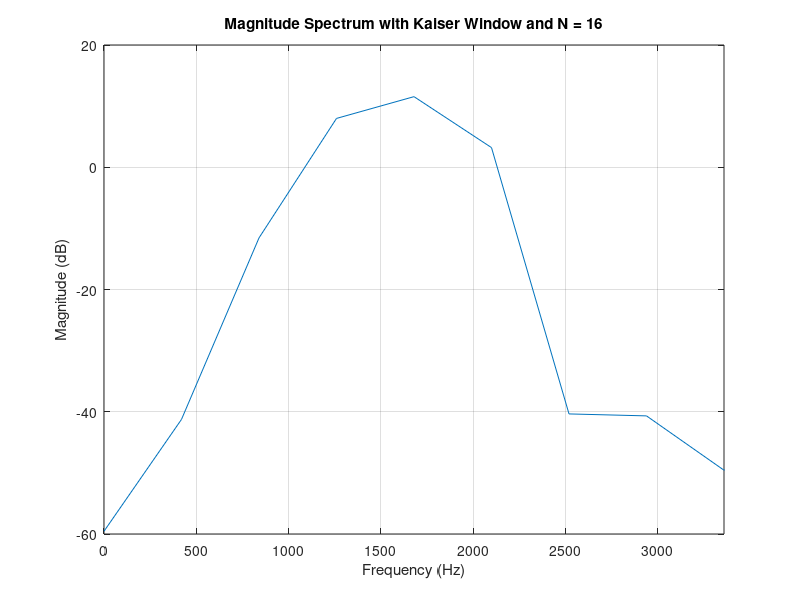
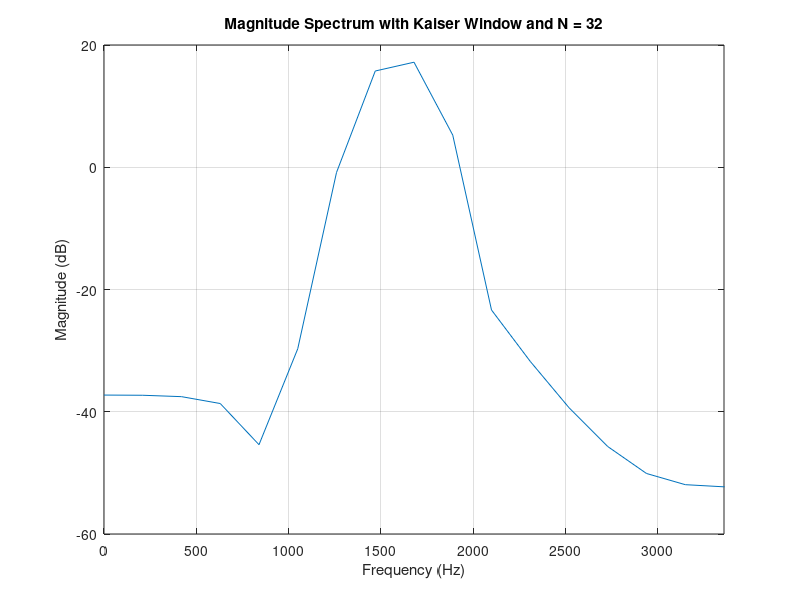
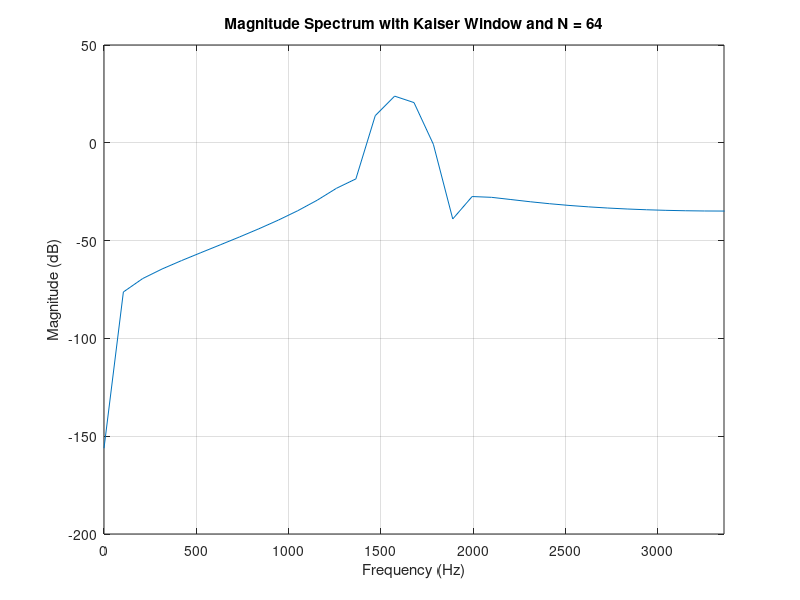
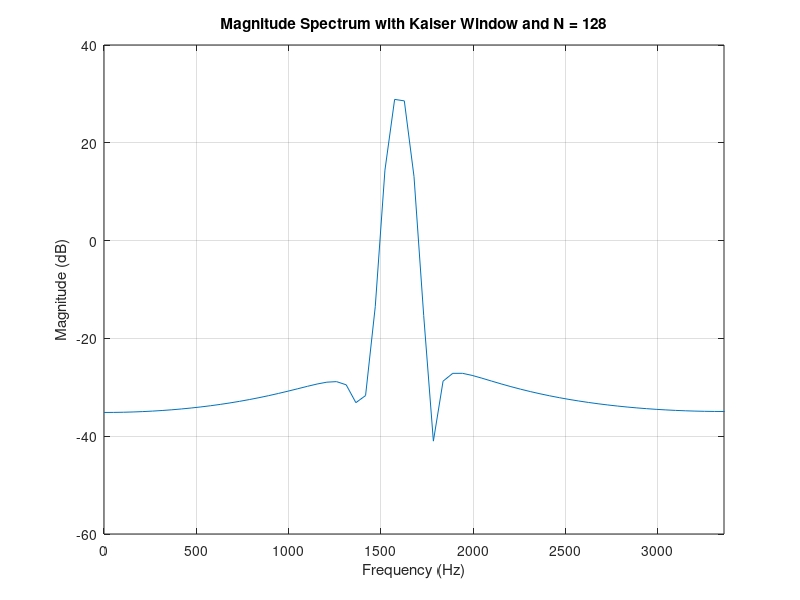

Recreate these plots in MATLAB, in order.
clc;
clear;
close all;

% Note that this script has the capacity to run for rect, hann and kaiser
% window. Just look for the comment CHANGE HERE and change accordingly.

% Define the different values of N
N_values = [16, 32, 64, 128, 256];

name_window = 'Kaiser Window'; % CHANGE HERE!!!
for N = N_values  
    % Parameters
    % N = 16; % Number of points in the window

    fs = 6720; % Sampling frequency in Hz
    beta = 5.65; % % beta parameter for the Kaiser window
    
    % CHANGE HERE!!!
    A0 = 0.001; % Amplitude of the first sinusoid
    A1 = 1; % Amplitude of the second sinusoid (equal to A0)
    
    delta_f_hann = 4 / N; % Frequency difference in Hz
    delta_f_rect = 2 / N;
    delta_f_kaiser = (60 - 7.95) / (14.36 * N);
    
    delta_f = delta_f_kaiser; % CHANGE HERE!!!

    disp(['Minimum frequency difference for N = ', num2str(N), ' (A0, A1 = ', num2str(A0), ', ', num2str(A1), ') with ', name_window, ' is ', num2str(delta_f), ' Hz']);
    
    % Frequencies
    f1 = 1600; % Frequency of the first sinusoid in Hz
    f0 = f1 + delta_f; % Frequency of the second sinusoid in Hz, ensuring |f0 - f1| = 2/N
    
    % Time vector
    t = (0:N-1)/fs;
    
    % Signal components
    x0 = A0 * sin(2 * pi * f0 * t);
    x1 = A1 * sin(2 * pi * f1 * t);
    
    % Combined signal
    x = x0 + x1;
    
    
    % Define the rectangular window
    rect_window = ones(N, 1);
    % Apply the rectangular window to the signal
    x_windowed_rect = x .* rect_window';
    
    
    % Apply Hann window
    hann_window = 0.5 * (1 - cos(2 * pi * (0:N-1)' / (N-1)));
    x_windowed_hann = x .* hann_window';
    
    
    % Generate the Kaiser window
    kaiser_window = kaiser(N, beta);
    
    % Apply the Kaiser window to the signal
    x_windowed_kaiser = x .* kaiser_window';
    
    x_windowed = x_windowed_kaiser; % CHANGE HERE!!!
    
    % Compute the FFT
    X = fft(x_windowed, N);
    f = (0:N-1)*(fs/N);
    
    % Plot the magnitude spectrum
    figure;
    plot(f, 20*log10(abs(X)));
    xlabel('Frequency (Hz)');
    ylabel('Magnitude (dB)');
    title(['Magnitude Spectrum with ', name_window, ' and N = ', num2str(N)]);
    grid on;
    
    % Zoom in on the frequencies of interest
    xlim([0, fs/2]);
end;